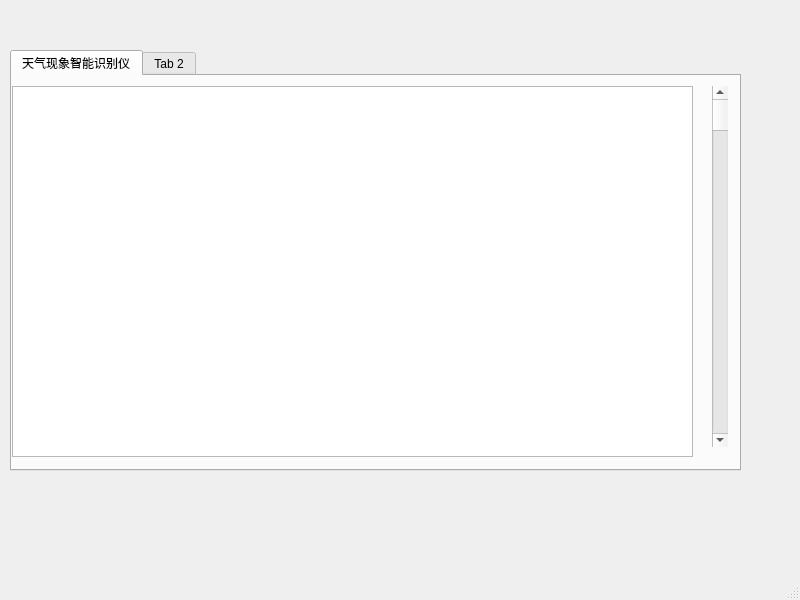
<?xml version="1.0" encoding="UTF-8"?>
<ui version="4.0">
 <class>MainWindow</class>
 <widget class="QMainWindow" name="MainWindow">
  <property name="geometry">
   <rect>
    <x>0</x>
    <y>0</y>
    <width>800</width>
    <height>600</height>
   </rect>
  </property>
  <property name="windowTitle">
   <string>MainWindow</string>
  </property>
  <widget class="QWidget" name="centralwidget">
   <widget class="QTabWidget" name="tabWidget">
    <property name="geometry">
     <rect>
      <x>10</x>
      <y>50</y>
      <width>731</width>
      <height>421</height>
     </rect>
    </property>
    <property name="currentIndex">
     <number>0</number>
    </property>
    <widget class="QWidget" name="tab">
     <attribute name="title">
      <string>天气现象智能识别仪</string>
     </attribute>
     <widget class="QTableView" name="tableView">
      <property name="geometry">
       <rect>
        <x>0</x>
        <y>10</y>
        <width>681</width>
        <height>371</height>
       </rect>
      </property>
     </widget>
     <widget class="QScrollBar" name="verticalScrollBar">
      <property name="geometry">
       <rect>
        <x>700</x>
        <y>10</y>
        <width>16</width>
        <height>361</height>
       </rect>
      </property>
      <property name="orientation">
       <enum>Qt::Vertical</enum>
      </property>
     </widget>
    </widget>
    <widget class="QWidget" name="tab_2">
     <attribute name="title">
      <string>Tab 2</string>
     </attribute>
    </widget>
   </widget>
  </widget>
  <widget class="QMenuBar" name="menubar">
   <property name="geometry">
    <rect>
     <x>0</x>
     <y>0</y>
     <width>800</width>
     <height>26</height>
    </rect>
   </property>
  </widget>
  <widget class="QStatusBar" name="statusbar"/>
 </widget>
 <resources/>
 <connections/>
</ui>
